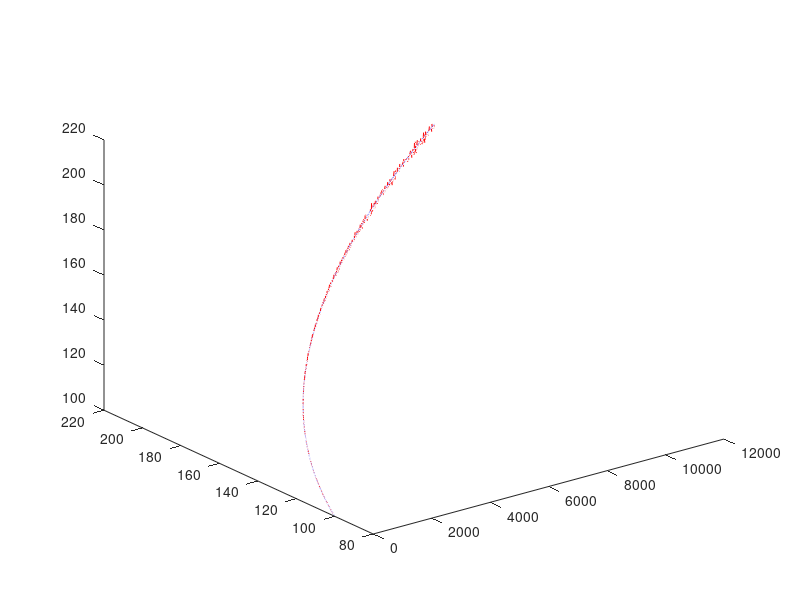
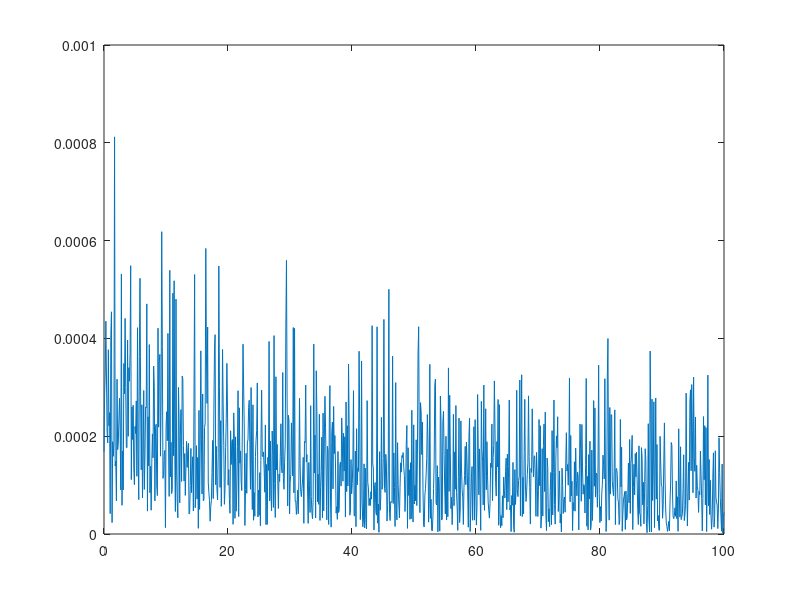

Source code (MATLAB) for these figures, in order:
clc; clear; close;
shading flat;
grid on;
% Position of base stations
a = 5;
b = 5;
% Motion curve
t = linspace(0,100,1000);
x = t.^2;
y = t + 100;
z = t + 100;
plot3(x, y, z, 'b');
hold on;
% Variance of position
d = 0.5;      
r = zeros(4, 1000);
for k = 1:1:1000
    r(1, k) = (x(k) - a)^2 + (y(k) + b)^2 + z(k)^2;
    r(2, k) = (x(k) - a)^2 + (y(k) - b)^2 + z(k)^2;
    r(3, k) = (x(k) + a)^2 + (y(k) + b)^2 + z(k)^2;
    r(4, k) = (x(k) + a)^2 + (y(k) - b)^2 + z(k)^2;
end
% Gaussian noise
r = r + d * randn(4, 1000);
x_obs = zeros(1, 1000);
y_obs = zeros(1, 1000);
z_obs = zeros(1, 1000);
for k = 1:1:1000
    x_obs(k) = ((r(3, k) - r(1, k)) + r(4, k) - r(2, k)) / (8*a);
    y_obs(k) = ((r(1, k) - r(2, k)) + (r(3, k) - r(4, k))) / (8*a);
    z_obs(k) = (sqrt(r(1, k) - (x_obs(k) - a)^2 - (y_obs(k) + b)^2) + sqrt(r(2, k) - (x_obs(k) - a)^2 - (y_obs(k) - b)^2)  + sqrt(r(3, k) - (x_obs(k) + a)^2 - (y_obs(k) + b)^2) + sqrt(r(4, k) - (x_obs(k) + a)^2 - (y_obs(k) - b)^2)) / 4;
end
plot3(x_obs, y_obs, z_obs, 'r');
% Error 
e = zeros(1, 1000);
for k = 1:1:1000
   e(k) =  sqrt((x(k) - x_obs(k))^2 + (y(k) - y_obs(k))^2 + (z(k) - z_obs(k))^2)/sqrt(x(k)^2 + y(k)^2 + z(k)^2);
end
figure;
plot(t, e);
